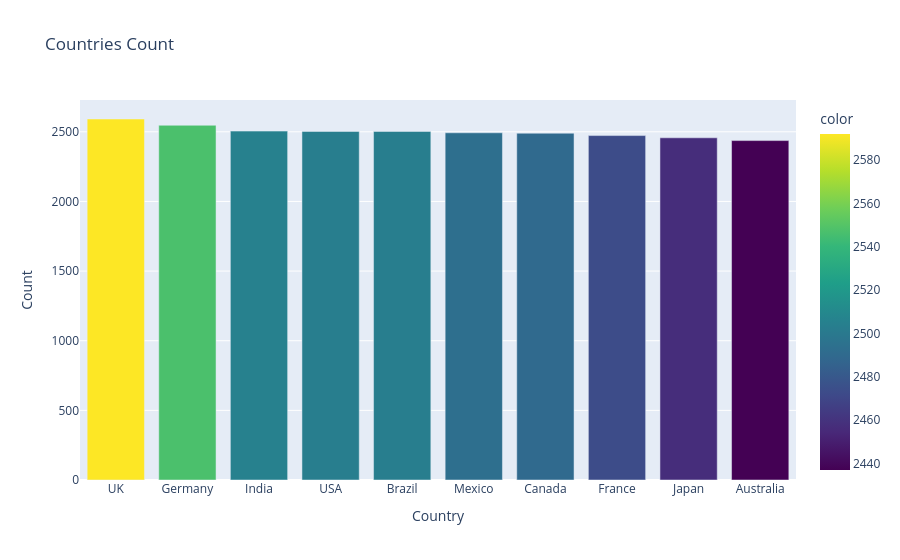

Notebook code for this chart:
### Code cell
Country_Count = Data['Country'].value_counts()
fg1 = px.bar(
    Country_Count,
    x=Country_Count.index,
    y=Country_Count.values,
    title='Countries Count',
    labels={'x': 'Country', 'y': 'Count'},
    color=Country_Count.values,
    color_continuous_scale='Viridis'

)
fg1.show()

### Figure 1 — Plotly figure (JSON) as saved in the notebook; plotly's stock layout.template omitted (floating-point values rounded to 4 significant figures)
{"data": [{"hovertemplate": "Country=%{x}<br>Count=%{y}<br>color=%{marker.color}<extra></extra>", "legendgroup": "", "marker": {"color": [2592, 2547, 2505, 2503, 2503, 2493, 2490, 2473, 2457, 2437], "coloraxis": "coloraxis", "pattern": {"shape": ""}}, "name": "", "orientation": "v", "showlegend": false, "textposition": "auto", "type": "bar", "x": ["UK", "Germany", "India", "USA", "Brazil", "Mexico", "Canada", "France", "Japan", "Australia"], "xaxis": "x", "y": [2592, 2547, 2505, 2503, 2503, 2493, 2490, 2473, 2457, 2437], "yaxis": "y"}], "layout": {"barmode": "relative", "coloraxis": {"colorbar": {"title": {"text": "color"}}, "colorscale": [[0, "#440154"], [0.1111, "#482878"], [0.2222, "#3e4989"], [0.3333, "#31688e"], [0.4444, "#26828e"], [0.5556, "#1f9e89"], [0.6667, "#35b779"], [0.7778, "#6ece58"], [0.8889, "#b5de2b"], [1, "#fde725"]]}, "legend": {"tracegroupgap": 0}, "title": {"text": "Countries Count"}, "xaxis": {"anchor": "y", "domain": [0, 1], "title": {"text": "Country"}}, "yaxis": {"anchor": "x", "domain": [0, 1], "title": {"text": "Count"}}}}
